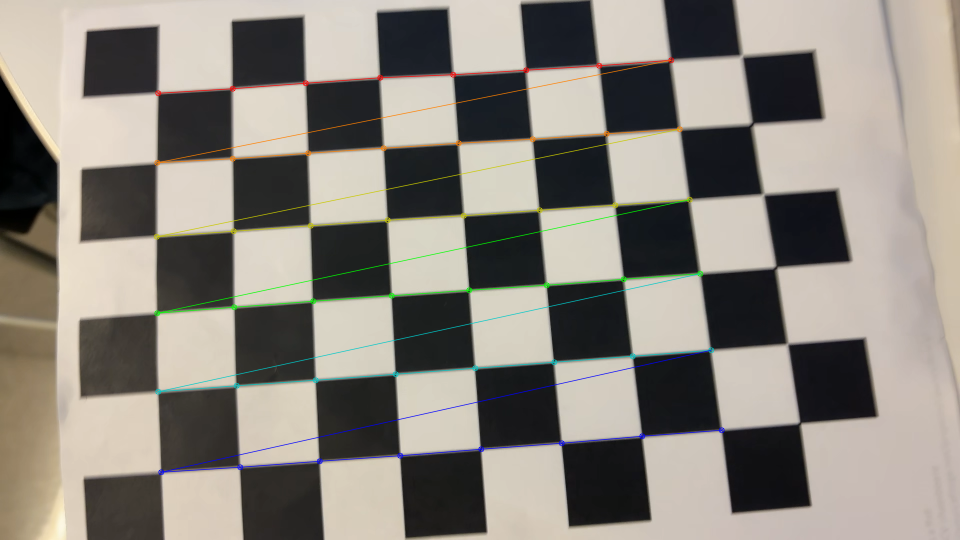
//> input picture build/calibration_data/frame_0.png, 1920 x 1080 px, given in place of the camera (shown at 1/2 size)
$ ./harris_corner_detection   (built with g++ and OpenCV 4)
//> lines starting //> are read from the running program, lines starting //| are printed output that depends on the picture; after the words box and inside, x2 and y2 are one past the last pixel; in counts of white or black regions, pixels touching at a corner belong together
/**
 * Yanting Lai (002955701)
 * Fall 2024
 * CS 5330 Project 4
 * cpp file for harris corner detection
 */

#include <opencv2/opencv.hpp>
#include <iostream>
#include <numeric>

int thresh = 150;
int blockSize = 2;
int kSize = 3;

void onTrackbarChange(int, void*) {}

int main() {
    cv::VideoCapture cap(0);
    if (!cap.isOpened()) {
        std::cerr << "Error: Could not open camera." << std::endl;
        return -1;
    }

    // Set camera properties
    cap.set(cv::CAP_PROP_FRAME_WIDTH, 640);
    cap.set(cv::CAP_PROP_FRAME_HEIGHT, 480);
    cap.set(cv::CAP_PROP_FPS, 30);

    // Create windows and trackbars for parameter tuning
    cv::namedWindow("Harris Corner Detection", cv::WINDOW_AUTOSIZE);
    cv::createTrackbar("Threshold", "Harris Corner Detection", &thresh, 255, onTrackbarChange);
    cv::createTrackbar("Block Size", "Harris Corner Detection", &blockSize, 10, onTrackbarChange);
    cv::createTrackbar("Kernel Size", "Harris Corner Detection", &kSize, 7, onTrackbarChange);

    cv::Mat frame, gray, dst, dst_norm;
    std::vector<cv::Point2f> corners;

    while (true) {
        cap >> frame;
//> frame is the input picture: 1080 rows x 1920 cols, CV_8UC3; mean B, G, R 125, 133.2, 138.5
        if (frame.empty()) break;

        cv::cvtColor(frame, gray, cv::COLOR_BGR2GRAY);
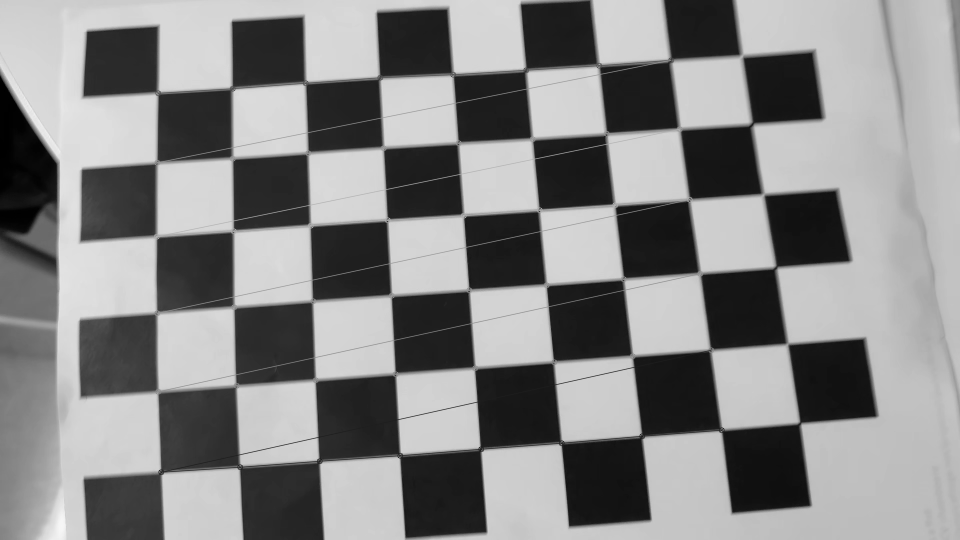
//> gray: 1080 rows x 1920 cols, CV_8UC1 (shown at 1/2 size); min 0, max 247, mean 133.8

        // Ensure block size is odd
        int actualBlockSize = 2 * blockSize + 1;
        // Ensure kernel size is odd
        int actualKSize = 2 * kSize + 1;

        // Harris parameters
        double k = 0.04;

        // Pre-allocate matrices
        if (dst.empty()) {
            dst = cv::Mat::zeros(gray.size(), CV_32FC1);
            dst_norm = cv::Mat::zeros(gray.size(), CV_32FC1);
        }

        // Apply Harris corner detection with dynamic parameters
        cv::cornerHarris(gray, dst, actualBlockSize, actualKSize, k);
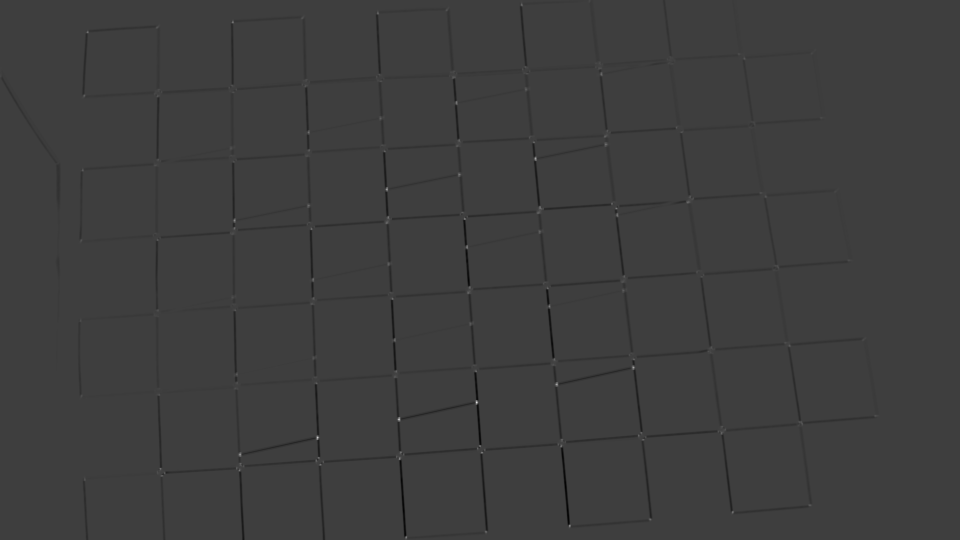
//> dst: 1080 rows x 1920 cols, CV_32FC1 (shown at 1/2 size); min -11.13, max 34.1, mean -0.1; drawn with min black and max white

        // Normalize for visualization
        cv::normalize(dst, dst_norm, 0, 255, cv::NORM_MINMAX, CV_32FC1);

        corners.clear();
        float threshold = static_cast<float>(thresh);

        // More accurate corner detection
        for(int i = actualBlockSize; i < dst_norm.rows - actualBlockSize; i++) {
            const float* row = dst_norm.ptr<float>(i);
            for(int j = actualBlockSize; j < dst_norm.cols - actualBlockSize; j++) {
                if(row[j] > threshold) {
                    // Check if it's a local maximum in 3x3 neighborhood
                    bool isMax = true;
                    for(int dy = -1; dy <= 1 && isMax; dy++) {
                        for(int dx = -1; dx <= 1 && isMax; dx++) {
                            if(dx == 0 && dy == 0) continue;
                            if(dst_norm.at<float>(i+dy, j+dx) >= row[j]) {
                                isMax = false;
                            }
                        }
                    }
                    if(isMax) {
                        // Use sub-pixel accuracy
                        cv::Point2f cornerPoint(j, i);
                        corners.push_back(cornerPoint);
                    }
                }
            }
        }
//> after the loop, corners = 13 Points (x, y), first 12: [1071, 317], [773, 378], [1266, 735], [1113, 768], [952, 801], [953, 804], [953, 807], [798, 835], [798, 838], [635, 875], [634, 878], [480, 909]

        // Refine corner locations using sub-pixel accuracy
        if(!corners.empty()) {
            cv::Size winSize = cv::Size(5, 5);
            cv::Size zeroZone = cv::Size(-1, -1);
            cv::TermCriteria criteria = cv::TermCriteria(
                cv::TermCriteria::EPS + cv::TermCriteria::COUNT, 40, 0.001);
            cv::cornerSubPix(gray, corners, winSize, zeroZone, criteria);
//> corners = 13 Points (x, y), first 12: [1069.6, 317.6], [772.2, 378.8], [1267.3, 734.2], [1112.2, 769], [954.1, 803.5], [954.1, 803.5], [954.1, 803.5], [797, 838.8], [797, 838.8], [635.6, 874.3], [635.6, 874.3], [479.3, 909.4]
        }

        // Draw detected corners
        cv::Mat display = frame.clone();
        for (const auto& corner : corners) {
            // Draw cross marker
            cv::line(display,
                    cv::Point(corner.x - 5, corner.y),
                    cv::Point(corner.x + 5, corner.y),
                    cv::Scalar(0, 0, 255), 2);
            cv::line(display,
                    cv::Point(corner.x, corner.y - 5),
                    cv::Point(corner.x, corner.y + 5),
                    cv::Scalar(0, 0, 255), 2);
        }
//> this loop made 13 passes
//> display: 1080 rows x 1920 cols, CV_8UC3; 549 pixels changed, all inside (x1, y1, x2, y2) = (473, 311, 1274, 1059)

        // Calculate and display FPS
        static float fps = 0;
        static int64 prev_tick = cv::getTickCount();
        int64 curr_tick = cv::getTickCount();
        float curr_fps = cv::getTickFrequency() / (curr_tick - prev_tick);
        fps = 0.9f * fps + 0.1f * curr_fps;
        prev_tick = curr_tick;

        // Display information
        cv::putText(display,
                    "FPS: " + std::to_string(static_cast<int>(fps)) +
                    " Corners: " + std::to_string(corners.size()) +
                    " Block: " + std::to_string(actualBlockSize) +
                    " Kernel: " + std::to_string(actualKSize),
                    cv::Point(10, 30),
                    cv::FONT_HERSHEY_SIMPLEX, 0.7,
                    cv::Scalar(0, 255, 0), 2);

        cv::imshow("Harris Corner Detection", display);
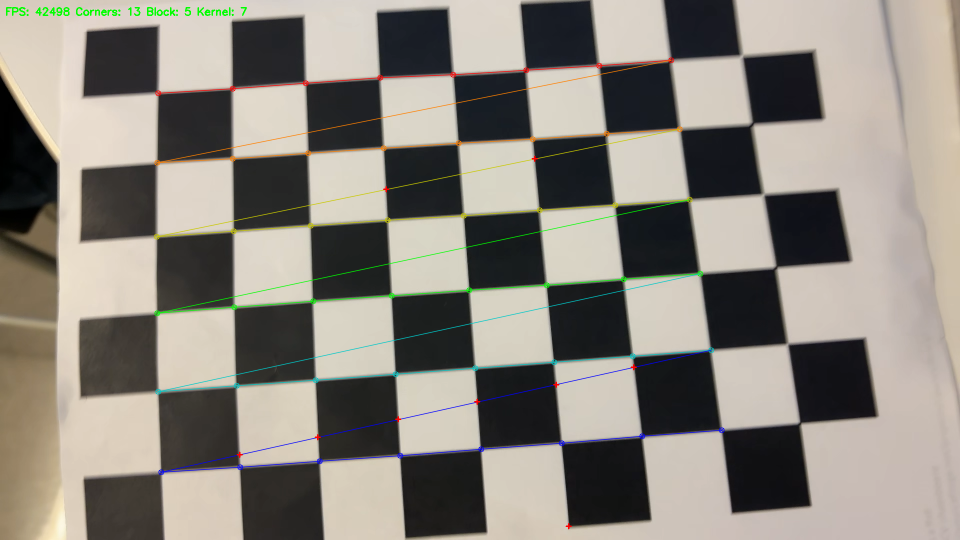
//> window 'Harris Corner Detection': 1080 rows x 1920 cols, CV_8UC3 (shown at 1/2 size); mean B, G, R 124.7, 133.2, 138.3

        char key = (char)cv::waitKey(1);
//> the Esc key is pressed
        if (key == 27) break;
    }

    cap.release();
    cv::destroyAllWindows();
    return 0;
}

$ run again, on build/calibration_data/frame_1.png
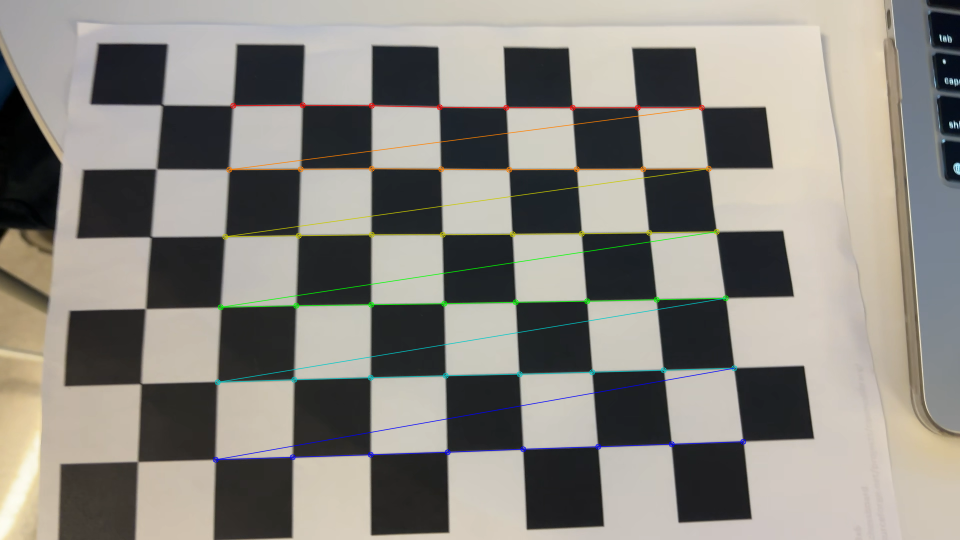
//> input picture build/calibration_data/frame_1.png, 1920 x 1080 px, given in place of the camera (shown at 1/2 size)
//> frame is the input picture: 1080 rows x 1920 cols, CV_8UC3; mean B, G, R 128.5, 135.3, 138.4
//> `cv::cvtColor(frame, gray, cv::COLOR_BGR2GRAY);`:
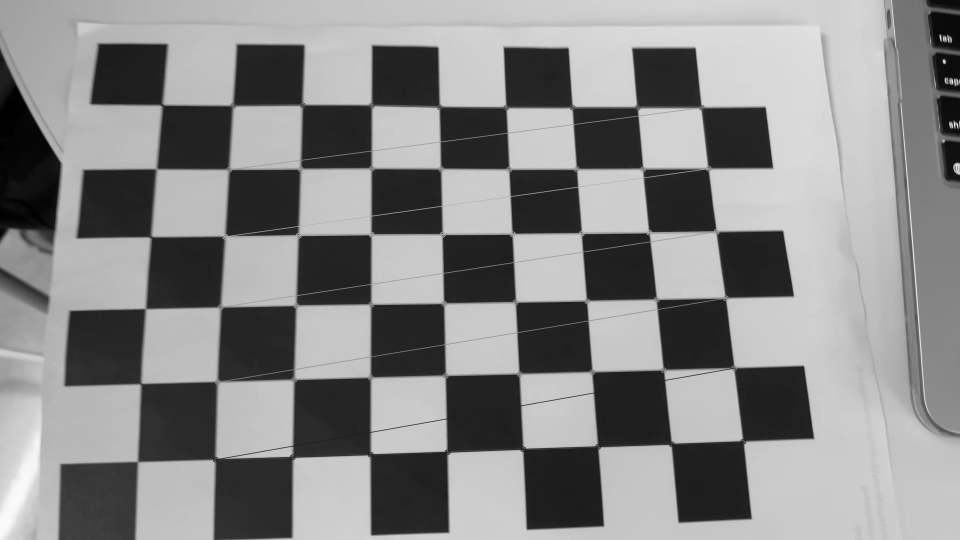
//> gray: 1080 rows x 1920 cols, CV_8UC1 (shown at 1/2 size); min 0, max 251, mean 135.5
//> after the loop `for(int i = actualBlockSize; i < dst_norm.rows - actualBlockSize; i++)`: corners = 5 Points (x, y): [1880, 70], [1887, 120], [1889, 126], [1908, 243], [1900, 245]
//> `cv::cornerSubPix(gray, corners, winSize, zeroZone, criteria);`: corners = 5 Points (x, y): [1879.1, 67.55], [1886.5, 117.2], [1889.2, 128.4], [1906.5, 242.8], [1897.9, 243.2]
//> the loop `for (const auto& corner : corners)` made 5 passes
//> `cv::imshow("Harris Corner Detection", display);`:
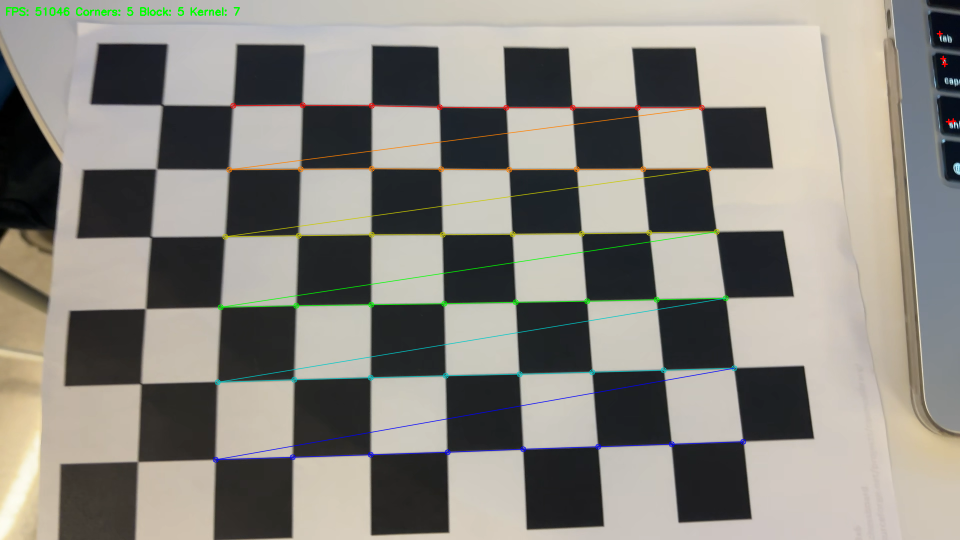
//> window 'Harris Corner Detection': 1080 rows x 1920 cols, CV_8UC3 (shown at 1/2 size); mean B, G, R 128.2, 135.4, 138.2
